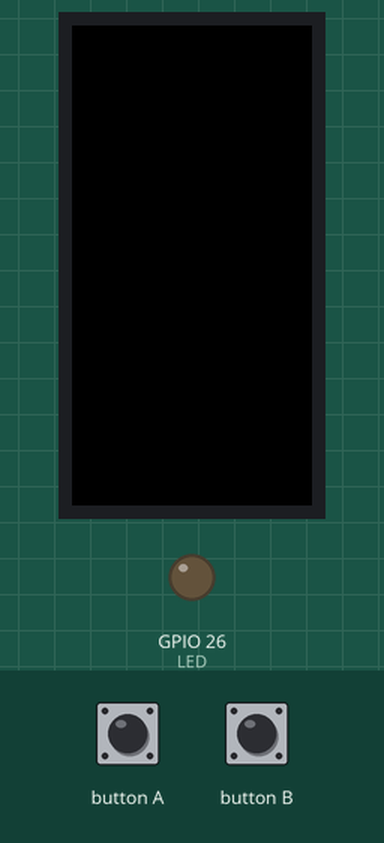
The sketch below on a simulated ESP32. On the bench: 80×160 colour display, output pins drawn as LEDs (lit = HIGH). Inputs (shaded band) come from the test bench.

Above: at 1.3 s.
1.4 s: button A pressed for 0.15 s
At 2.7 s:
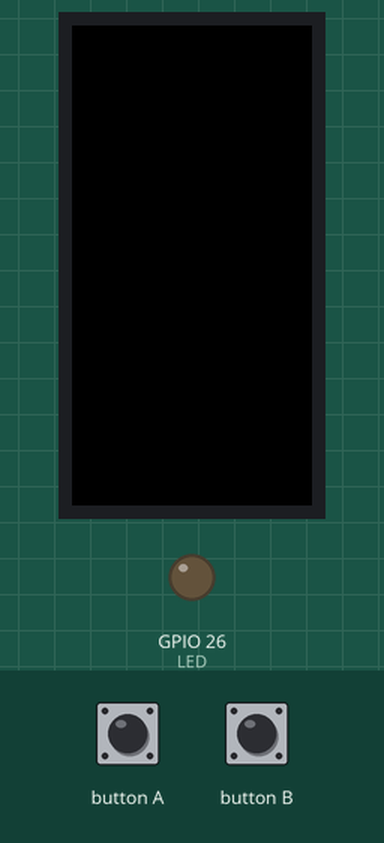
3.1 s: button A pressed for 1 s
At 3.9 s:
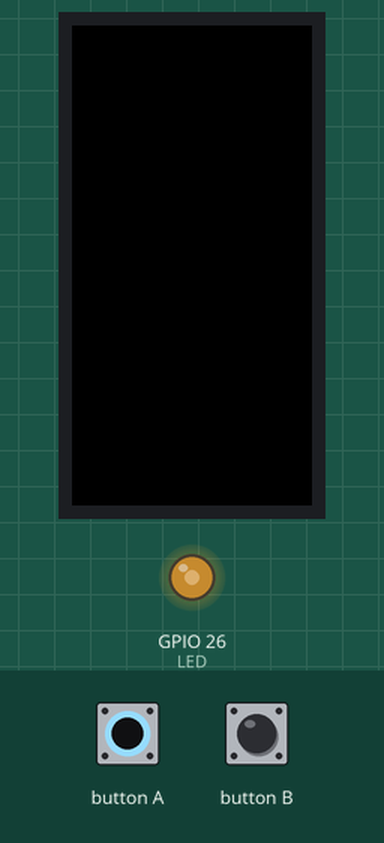
At 4.9 s:
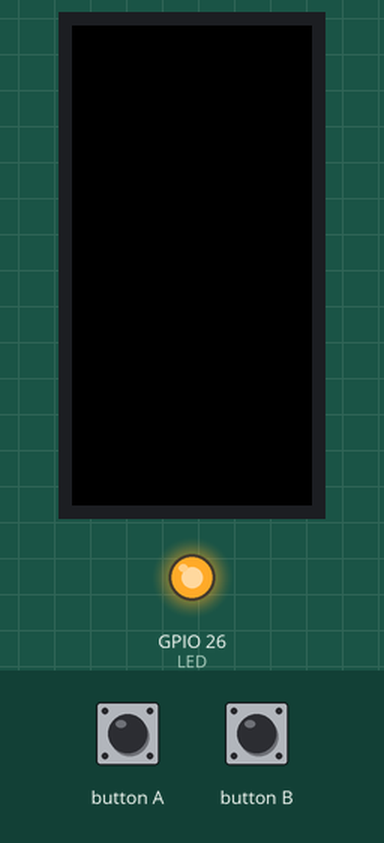
Timing chart, 0 to 6.4 s (numbered marks = the images above; inputs shaded):
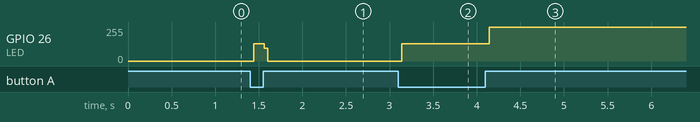

Measured:
- after the input at 1.4 s, GPIO 26 (LED): 0/255 → 128/255 at once, → 0/255 0.12 s later
- after the input at 3.1 s, GPIO 26 (LED): 0/255 → 128/255 at once, → 255/255 1.0 s later

The sketch:

m5stick_C_pins.ino
```cpp
#include <M5StickC.h>
int LED=26;
int state=LOW;
void setup() {
  // put your setup code here, to run once:
M5.begin();
pinMode(37, INPUT);
pinMode(LED,OUTPUT);
digitalWrite(LED,state);
}

void loop() {
  // put your main code here, to run repeatedly:
if(digitalRead(37) == LOW)
{
  state=!state;
  digitalWrite(LED,state);
  }
  M5.update();
}
```
